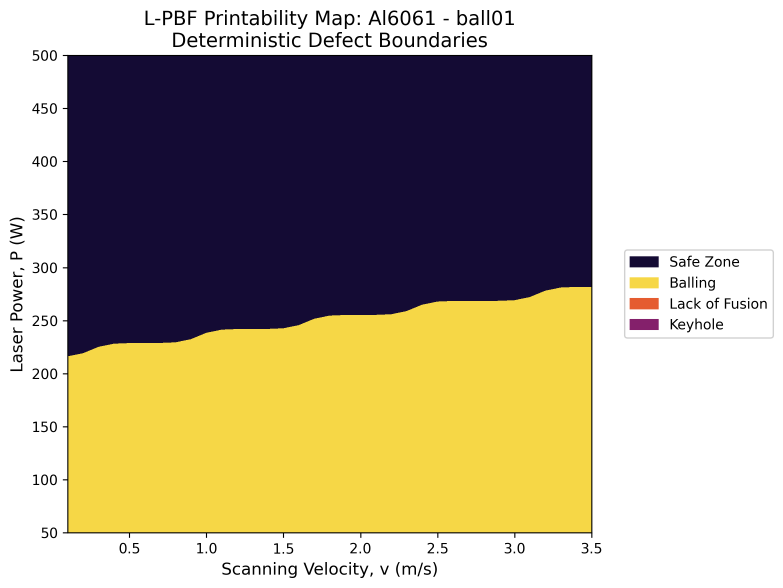
#> input picture test/output/individual_defects/map_ball01.png, 2349 x 1764 px (shown at 1/3 size)
$ python plot_all_defects.py
#> lines starting #> are read from the running program, lines starting #| are printed output that depends on the picture
import os
from pathlib import Path
from PIL import Image, ImageDraw, ImageFont

# --- CONFIGURATION ---
# Change this to the exact name of your colorbar/scale file
LEGEND_FILE_NAME = "label.png"
GRID_COLS = 4
TEXT_SPACE = 120  # Pixels reserved at the top for the title
FONT_SIZE = 90
# ---------------------

def process_maps():
    root_search = Path(__file__).resolve().parent.parent
    image_dir = root_search / "test" / "output" / "individual_defects"
    legend_path = image_dir / LEGEND_FILE_NAME # Assuming it's in the same folder

    if not image_dir.exists():
        print(f"❌ Folder not found at {image_dir}")
        return

    # Find map files, excluding the legend file itself
    files = [f for f in image_dir.glob("map_*.png") if f.name != LEGEND_FILE_NAME]
    files.sort()

    if not files:
        print(f"⚠️ No map files found in {image_dir}")
        return

    processed_tiles = []
    # Crop: (Left, Top, Right, Bottom)
    crop_box = (80, 140, 1850, 1690)

    print(f"--- Processing {len(files)} defects ---")

    # Try to load a BOLD font
    try:
        # Standard Windows path for Bold Arial
        font = ImageFont.truetype("arialbd.ttf", FONT_SIZE)
    except:
        try:
            font = ImageFont.truetype("arial.ttf", FONT_SIZE)
        except:
            font = ImageFont.load_default()

    for img_path in files:
        defect_name = img_path.stem.split('_')[1].upper()

        with Image.open(img_path) as img:
#> img is the input picture: PIL image 2349x1764 RGBA; mean R, G, B, A 177.6, 167.3, 144.4, 255
            cropped = img.crop(crop_box)
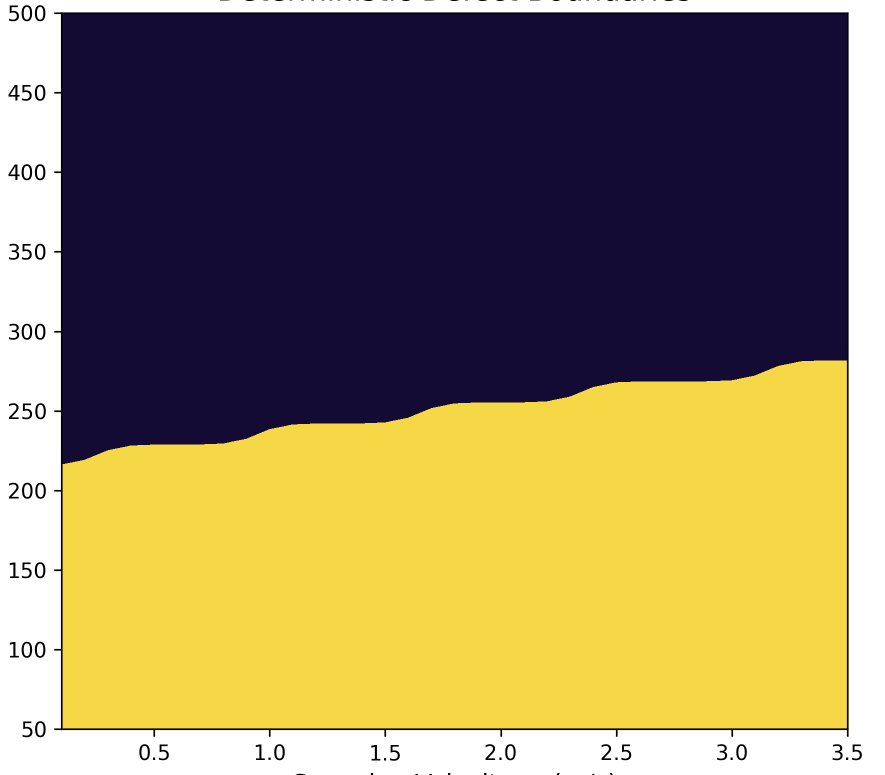
#> cropped: PIL image 1770x1550 RGBA (shown at 1/2 size); mean R, G, B, A 142.6, 127.2, 92.7, 255
            cw, ch = cropped.size
#> cw = 1770; ch = 1550

            # Create a new "Tile" (Image + White space on top)
            tile = Image.new('RGB', (cw, ch + TEXT_SPACE), (255, 255, 255))
#> tile: PIL image 1770x1670 RGB; every value is 255
            tile.paste(cropped, (0, TEXT_SPACE))
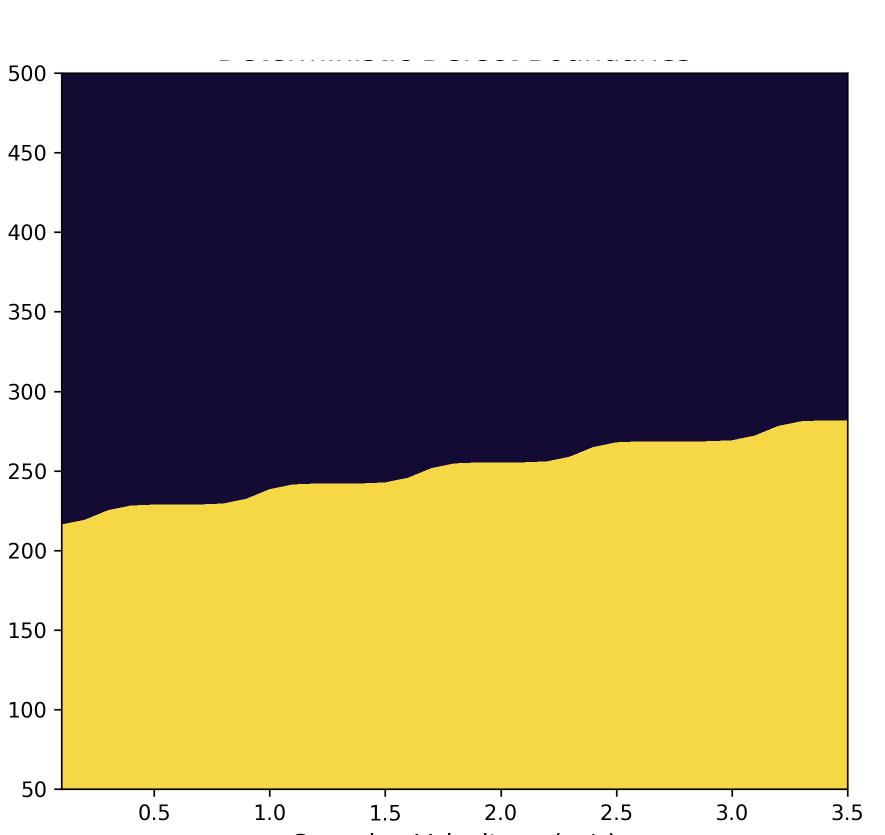
#> tile: PIL image 1770x1670 RGB (shown at 1/2 size); mean R, G, B 150.7, 136.4, 104.4

            # Draw the BOLD heading
            draw = ImageDraw.Draw(tile)
            # Center the text
            text_bbox = draw.textbbox((0, 0), defect_name, font=font)
#> text_bbox = (0, 17, 338, 85)
            text_w = text_bbox[2] - text_bbox[0]
#> text_w = 338
#> pass 3 of the loop in process_maps, `for img_path in files:`:
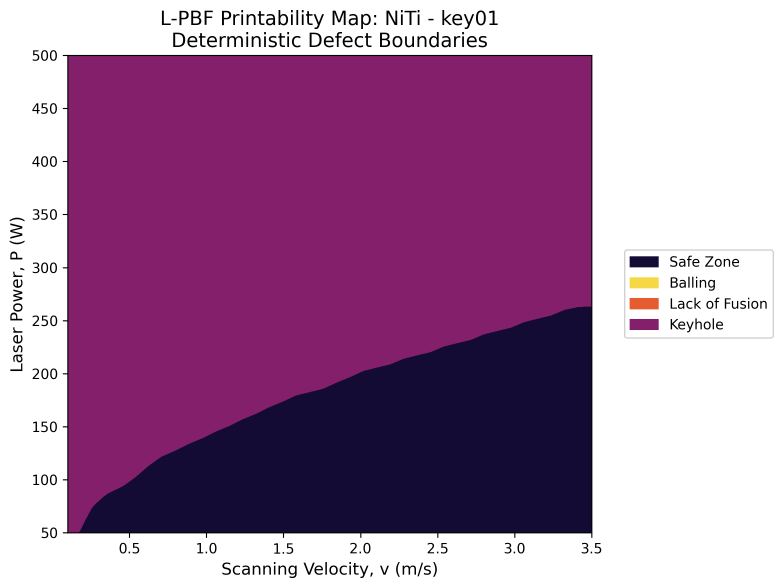
#> input picture test/output/individual_defects/map_key01.png, 2349 x 1764 px (shown at 1/3 size)
#> in process_maps, img is the input picture: PIL image 2349x1764 RGBA; mean R, G, B, A 166, 126.1, 161.2, 255
#> in process_maps, `cropped = img.crop(crop_box)`:
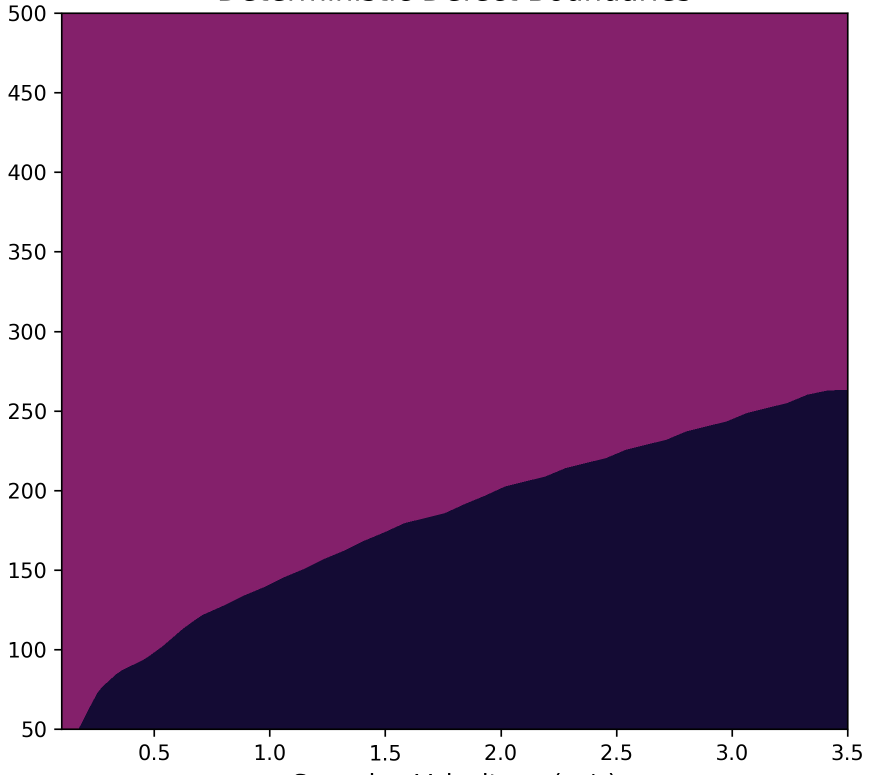
#> cropped: PIL image 1770x1550 RGBA (shown at 1/2 size); mean R, G, B, A 124.9, 64.8, 118, 255
#> in process_maps, `tile.paste(cropped, (0, TEXT_SPACE))`:
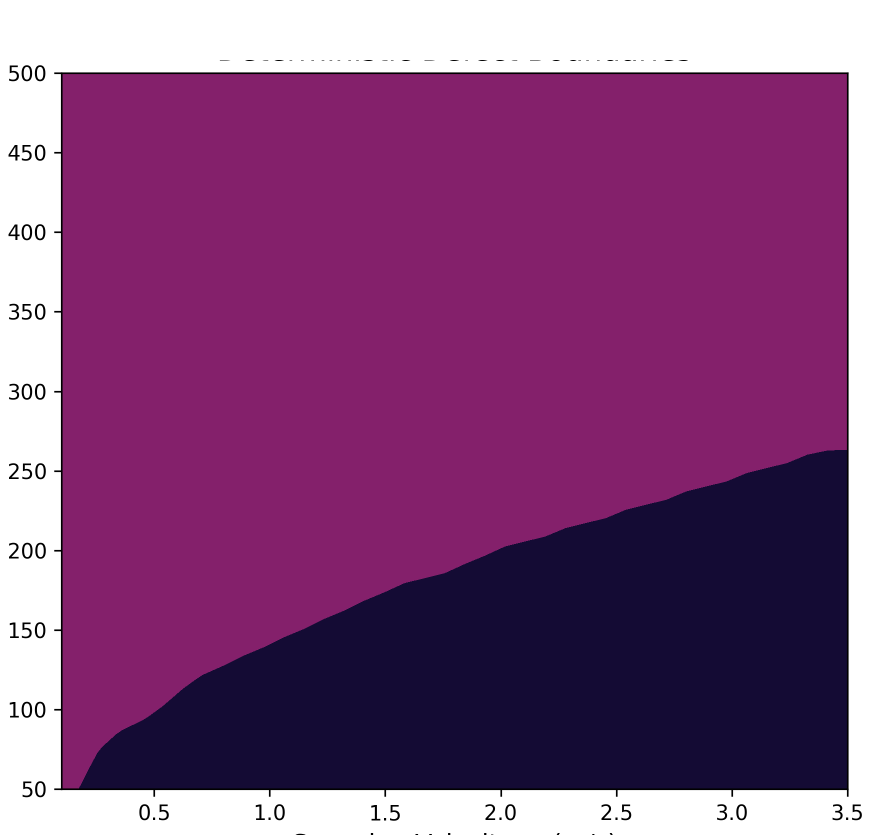
#> tile: PIL image 1770x1670 RGB (shown at 1/2 size); mean R, G, B 134.3, 78.5, 127.9
#> text_bbox = (0, 17, 285, 85)
#> text_w = 285
            draw.text(((cw - text_w) // 2, 20), defect_name, fill="black", font=font)

            processed_tiles.append(tile)
            print(f"   ✅ Prepared: {defect_name}")

    # Calculate Grid Dimensions
    num = len(processed_tiles)
#> num = 3
    rows = (num + GRID_COLS - 1) // GRID_COLS
#> rows = 1
    tw, th = processed_tiles[0].size
#> tw = 1770; th = 1670
    grid_w = tw * GRID_COLS
#> grid_w = 7080
    grid_h = th * rows
#> grid_h = 1670

    # Load Legend
    legend_img = None
    legend_w = 0
    if legend_path.exists():
        legend_img = Image.open(legend_path)
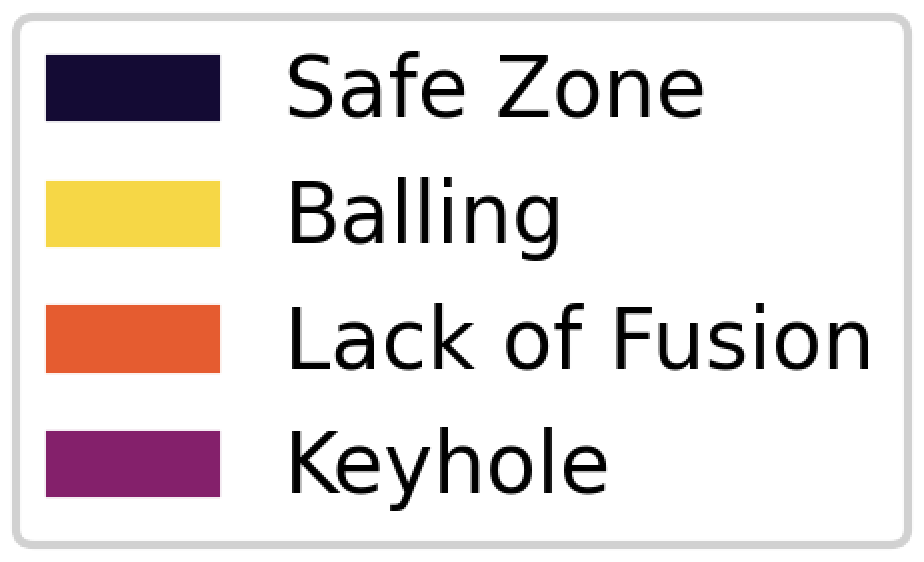
#> input picture test/output/individual_defects/label.png, 924 x 562 px
#> legend_img is the input picture: PIL image 924x562 RGBA; mean R, G, B, A 229.9, 223.6, 222, 255
        # Scale legend to match the height of the grid if necessary
        # Or keep its original size if it's already a vertical bar
        legend_w = legend_img.width
#> legend_w = 924
        print(f"✅ Found legend file: {LEGEND_FILE_NAME}")
    else:
        print(f"⚠️ Legend file {LEGEND_FILE_NAME} not found. Skipping right-side addition.")

    # Create Final Canvas
    final_canvas = Image.new('RGB', (grid_w + legend_w, grid_h), (255, 255, 255))
#> final_canvas: PIL image 8004x1670 RGB; every value is 255

    # Paste the Grid
    for i, tile in enumerate(processed_tiles):
        x = (i % GRID_COLS) * tw
        y = (i // GRID_COLS) * th
        final_canvas.paste(tile, (x, y))
#> this loop made 3 passes
#> x on passes 1 to 3: 0, 1770, 3540
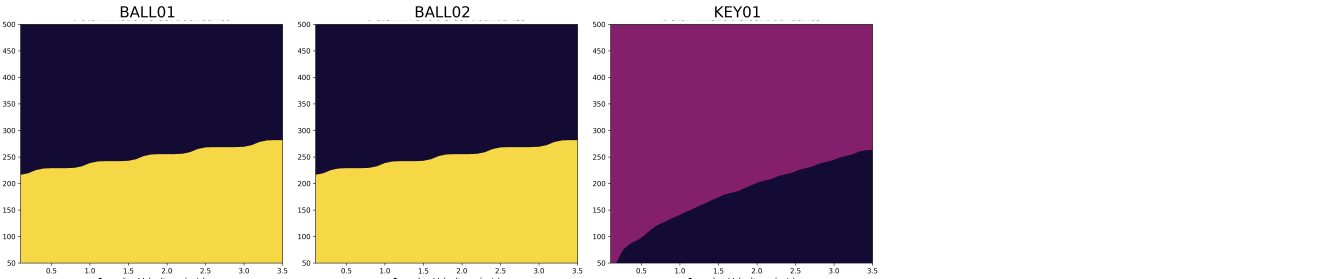
#> final_canvas: PIL image 8004x1670 RGB (shown at 1/6 size); mean R, G, B 181.8, 163.1, 159.9

    # Paste the Legend on the right
    if legend_img:
        # Center the legend vertically relative to the grid
        ly = (grid_h - legend_img.height) // 2
#> ly = 554
        final_canvas.paste(legend_img, (grid_w, max(0, ly)))

    # Save to Root Output
    output_dir = root_search / "test" / "output"
    output_dir.mkdir(parents=True, exist_ok=True)
    output_path = output_dir / "final_report_figure.png"
    final_canvas.save(output_path)

    print(f"\n🚀 SUCCESS!")
    print(f"Final figure saved: {output_path}")

if __name__ == "__main__":
    process_maps()
